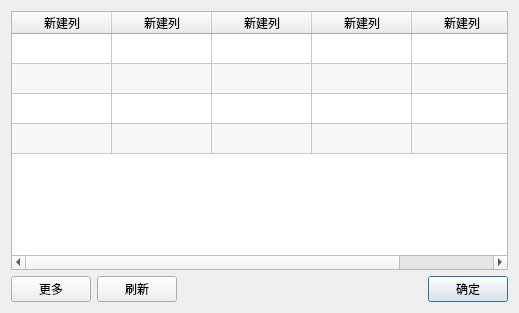
<?xml version="1.0" encoding="UTF-8"?>
<ui version="4.0">
 <class>FundTableDialog</class>
 <widget class="QDialog" name="FundTableDialog">
  <property name="geometry">
   <rect>
    <x>0</x>
    <y>0</y>
    <width>519</width>
    <height>313</height>
   </rect>
  </property>
  <property name="windowTitle">
   <string>Dialog</string>
  </property>
  <layout class="QGridLayout" name="gridLayout">
   <item row="0" column="0" colspan="4">
    <widget class="QTableWidget" name="fundTable">
     <property name="alternatingRowColors">
      <bool>true</bool>
     </property>
     <attribute name="horizontalHeaderHighlightSections">
      <bool>false</bool>
     </attribute>
     <attribute name="verticalHeaderVisible">
      <bool>false</bool>
     </attribute>
     <row>
      <property name="text">
       <string>新建行</string>
      </property>
     </row>
     <row>
      <property name="text">
       <string>新建行</string>
      </property>
     </row>
     <row>
      <property name="text">
       <string>新建行</string>
      </property>
     </row>
     <row>
      <property name="text">
       <string>新建行</string>
      </property>
     </row>
     <column>
      <property name="text">
       <string>新建列</string>
      </property>
     </column>
     <column>
      <property name="text">
       <string>新建列</string>
      </property>
     </column>
     <column>
      <property name="text">
       <string>新建列</string>
      </property>
     </column>
     <column>
      <property name="text">
       <string>新建列</string>
      </property>
     </column>
     <column>
      <property name="text">
       <string>新建列</string>
      </property>
     </column>
    </widget>
   </item>
   <item row="1" column="2">
    <spacer name="horizontalSpacer">
     <property name="orientation">
      <enum>Qt::Horizontal</enum>
     </property>
     <property name="sizeHint" stdset="0">
      <size>
       <width>40</width>
       <height>20</height>
      </size>
     </property>
    </spacer>
   </item>
   <item row="1" column="3">
    <widget class="QPushButton" name="okBtn">
     <property name="minimumSize">
      <size>
       <width>0</width>
       <height>25</height>
      </size>
     </property>
     <property name="text">
      <string>确定</string>
     </property>
    </widget>
   </item>
   <item row="1" column="0">
    <widget class="QPushButton" name="moreBtn">
     <property name="minimumSize">
      <size>
       <width>0</width>
       <height>25</height>
      </size>
     </property>
     <property name="text">
      <string>更多</string>
     </property>
    </widget>
   </item>
   <item row="1" column="1">
    <widget class="QPushButton" name="refreshBtn">
     <property name="minimumSize">
      <size>
       <width>0</width>
       <height>25</height>
      </size>
     </property>
     <property name="text">
      <string>刷新</string>
     </property>
    </widget>
   </item>
  </layout>
 </widget>
 <resources/>
 <connections>
  <connection>
   <sender>okBtn</sender>
   <signal>clicked()</signal>
   <receiver>FundTableDialog</receiver>
   <slot>accept()</slot>
   <hints>
    <hint type="sourcelabel">
     <x>475</x>
     <y>296</y>
    </hint>
    <hint type="destinationlabel">
     <x>379</x>
     <y>284</y>
    </hint>
   </hints>
  </connection>
 </connections>
</ui>
